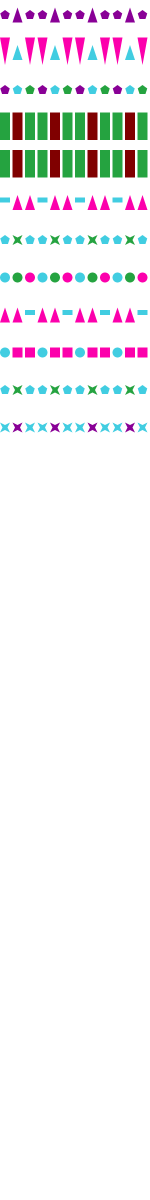
#> input picture new_image.png, 300 x 2400 px (shown at 1/2 size)
$ python detect_pattern.py --image new_image.png   (older library calls are emulated)
#> lines starting #> are read from the running program, lines starting #| are printed output that depends on the picture; after the words box and inside, x2 and y2 are one past the last pixel; in counts of white or black regions, pixels touching at a corner belong together; long printed decimals are rounded
### colorlabeler.py
from scipy.spatial import distance as dist
from collections import OrderedDict
import numpy as np
import cv2

class ColorLabeler:
	def __init__(self):

		colors = OrderedDict({
			"Maroon": (134, 0, 0),
			"Pink": (203,70,126),
			"Green": (45,161,60),
			"Purple": (140, 6, 150),
			"blue": (41, 103, 202),
			"Blue": (45, 51, 233)})
			# "Blue": (26,63,125),
			# "Pink": (141,40,61),

		self.lab = np.zeros((len(colors), 1, 3), dtype="uint8")
		self.colorNames = []

		for (i, (name, rgb)) in enumerate(colors.items()):
			self.lab[i] = rgb
			self.colorNames.append(name)

		self.lab = cv2.cvtColor(self.lab, cv2.COLOR_RGB2LAB)

	def label(self, image, c):

		mask = np.zeros(image.shape[:2], dtype="uint8")
		cv2.drawContours(mask, [c], -1, 255, -1)
		mask = cv2.erode(mask, None, iterations=2)
		mean = cv2.mean(image, mask=mask)[:3]

		minDist = (np.inf, None)

		for (i, row) in enumerate(self.lab):
			d = dist.euclidean(row[0], mean)
			if d < minDist[0]:
				minDist = (d, i)

		return self.colorNames[minDist[1]]

### shapelabeler.py
import cv2

class ShapeDetector:
	def __init__(self):
		pass

	def detect(self, c, ratio):
		shape = ""
		peri = cv2.arcLength(c, True)
		approx = cv2.approxPolyDP(c, 0.04 * peri, True)
		perimeter = cv2.arcLength(c,True)


		if len(approx) == 3:
			shape = "triangle"
		elif len(approx) == 4:
			shape = "rectangle"
		elif len(approx) == 5:
			shape = "pentagon"
		elif len(approx) == 8 and perimeter > 71*ratio:
			shape = "star"
		else:

			shape = "circle"
		return shape, len(approx)

### detect_pattern.py
from shapelabeler import ShapeDetector
from colorlabeler import ColorLabeler
import argparse
import imutils
import cv2
import csv

#Parse in an image
ap = argparse.ArgumentParser()
ap.add_argument("-i", "--image", required=True,
	help="path to the input image")
args = vars(ap.parse_args())

#Read and resize the image
image = cv2.imread(args["image"])
#> image is the input picture: shape (2400, 300, 3); mean B, G, R 243.4, 241.8, 243
resized = imutils.resize(image, width=300)
ratio = image.shape[0] / float(resized.shape[0])
#> ratio = 1
height, width = image.shape[:2]
#> height = 2400; width = 300

print(ratio)
#| 1.0

#Convert white background to black
gray = cv2.cvtColor(image, cv2.COLOR_BGR2GRAY)
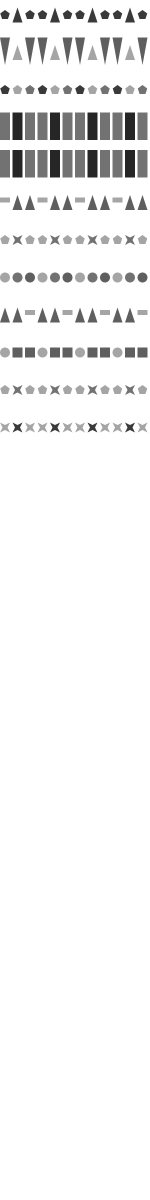
#> gray: shape (2400, 300) (shown at 1/2 size); min 38, max 255, mean 242.3
(thresh, baw) = cv2.threshold(gray, 128, 255, cv2.THRESH_BINARY | cv2.THRESH_OTSU)
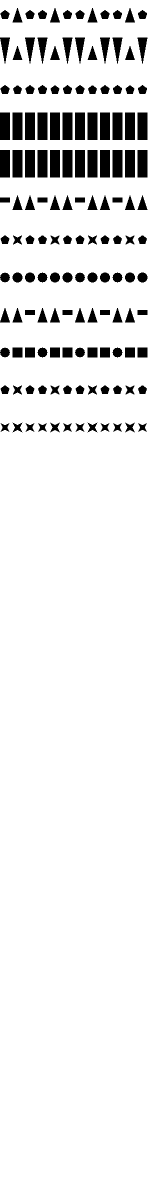
#> baw: shape (2400, 300) (shown at 1/2 size); 91.7% white; 144 black regions, largest, box (x1, y1, x2, y2) and area: (0, 225, 20, 280) 1100, (25, 225, 45, 280) 1100, (50, 225, 70, 280) 1100
#> thresh = 179
wab = cv2.bitwise_not(baw)
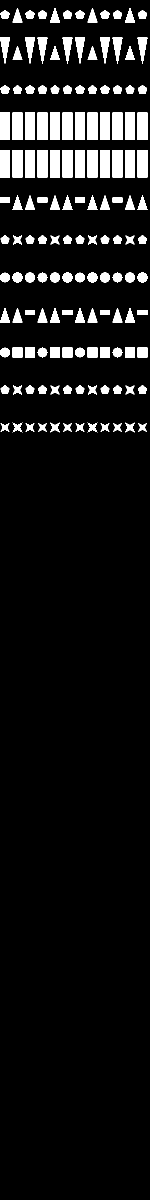
#> wab: shape (2400, 300) (shown at 1/2 size); 8.3% white; 144 white regions, largest, box (x1, y1, x2, y2) and area: (0, 225, 20, 280) 1100, (25, 225, 45, 280) 1100, (50, 225, 70, 280) 1100
wabrgb = cv2.cvtColor(wab,cv2.COLOR_GRAY2RGB)
#> wabrgb: shape (2400, 300, 3); 8.3% white; 144 white regions
noBackground = cv2.bitwise_and(image, wabrgb)
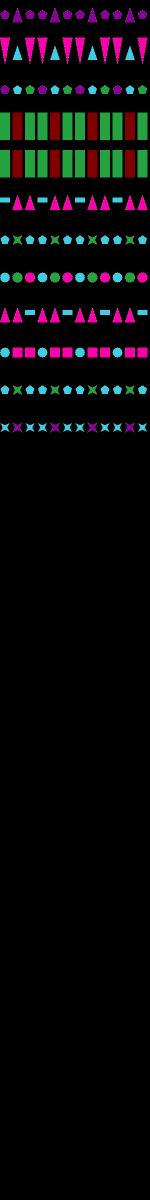
#> noBackground: shape (2400, 300, 3) (shown at 1/2 size); mean B, G, R 9.7, 8.1, 9.5

#Blur and threshold the image for curve detection
blurred = cv2.GaussianBlur(noBackground, (5, 5), 0)
lab = cv2.cvtColor(blurred, cv2.COLOR_BGR2LAB)
#> lab: shape (2400, 300, 3); mean of channels 0, 1, 2 11.4, 128.7, 128.6
gray = cv2.cvtColor(noBackground, cv2.COLOR_BGR2GRAY)
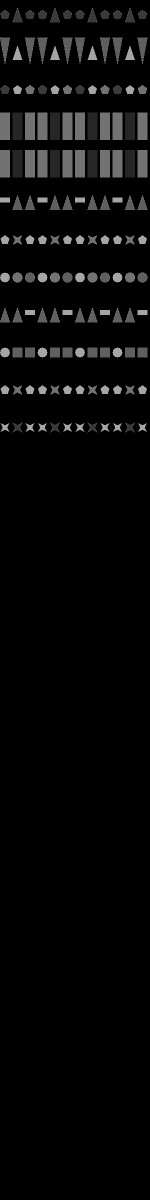
#> gray: shape (2400, 300) (shown at 1/2 size); min 0, max 179, mean 8.7
thresh = cv2.threshold(gray, 30, 255, cv2.THRESH_BINARY)[1]

#Detect contours
cnts = cv2.findContours(thresh.copy(), cv2.RETR_EXTERNAL, cv2.CHAIN_APPROX_SIMPLE)
#> cnts = 144 contours; largest, box (x1, y1, x2, y2) and area: (275, 300, 295, 355) 1026, (250, 300, 270, 355) 1026, (225, 300, 245, 355) 1026, (200, 300, 220, 355) 1026, (175, 300, 195, 355) 1026
cnts = cnts[0] if imutils.is_cv2() else cnts[1]

#Initialize classes
sd = ShapeDetector()
cl = ColorLabeler()
output = []

# [15 lines of commented-out code are left out]
centers = []
for c in cnts:
	shape, perimeter = sd.detect(c, ratio)
	color = cl.label(lab, c)
	x,y,w,h = cv2.boundingRect(c)
	cX = x+w/2
	cY = y+h/2
	centers.append([cX,cY, perimeter, shape, color])
#> this loop made 144 passes
#> (shape, peri in detect, perimeter, mean in label, color, x, y, w) on passes 1 to 12: ('star', 81.25, 8, (194, 98, 107), 'Green', 276, 846, 18), ('star', 81.25, 8, (194, 98, 107), 'Green', 226, 846, 18), ('star', 81.25, 8, (194, 98, 107), 'Green', 201, 846, 18), ('star', 81.25, 8, (194, 98, 107), 'Green', 151, 846, 18), ('star', 81.25, 8, (194, 98, 107), 'Green', 126, 846, 18), ('star', 81.25, 8, (194, 98, 107), 'Green', 76, 846, 18), ('star', 81.25, 8, (194, 98, 107), 'Green', 51, 846, 18), ('star', 81.25, 8, (194, 98, 107), 'Green', 1, 846, 18), ('star', 92.57, 8, (84, 192, 83), 'Purple', 250, 845, 20), ('star', 92.57, 8, (84, 192, 83), 'Purple', 175, 845, 20), ('star', 92.57, 8, (84, 192, 83), 'Purple', 100, 845, 20), ('star', 92.57, 8, (84, 192, 83), 'Purple', 25, 845, 20)
#> (shape, peri in detect, approx in detect, perimeter, mean in label, color, x, y) on passes 25, 26, 28, 29, 31, 32: ('rectangle', 76, [[275, 695], [275, 714], [294, 714], [294, 695]], 4, (142, 216, 107), 'Pink', 275, 695), ('rectangle', 76, [[250, 695], [250, 714], [269, 714], [269, 695]], 4, (142, 216, 107), 'Pink', 250, 695), ('rectangle', 76, [[200, 695], [200, 714], [219, 714], [219, 695]], 4, (142, 216, 107), 'Pink', 200, 695), ('rectangle', 76, [[175, 695], [175, 714], [194, 714], [194, 695]], 4, (142, 216, 107), 'Pink', 175, 695), ('rectangle', 76, [[125, 695], [125, 714], [144, 714], [144, 695]], 4, (142, 216, 107), 'Pink', 125, 695), ('rectangle', 76, [[100, 695], [100, 714], [119, 714], [119, 695]], 4, (142, 216, 107), 'Pink', 100, 695)
#> pass 1, in label, `mask = cv2.erode(mask, None, iterations=2)`:
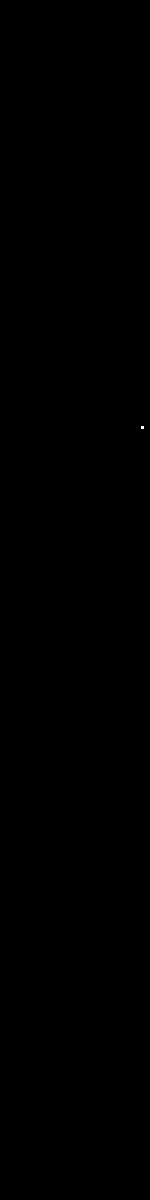
#> mask: shape (2400, 300) (shown at 1/2 size); 0.01% white; 1 white region, box (x1, y1, x2, y2) and area: (282, 852, 288, 858) 36

centersSorted = sorted(centers , key=lambda k: [k[0], k[1]])

curr = 0
col = []
for c in centersSorted:

	if curr > cY: #new column
		output.append(col) #add old column
		col = []
	curr = cY

	cX, cY, length, shape, color = c
	# [5 lines of commented-out code are left out]
	col.append(shape+' '+color)
#> this loop made 144 passes
#> c on passes 1 to 12: [10, 29, 5, 'pentagon', 'Purple'], [10, 101, 3, 'triangle', 'Pink'], [10, 179, 5, 'pentagon', 'Purple'], [10, 252.5, 4, 'rectangle', 'Green'], [10, 327.5, 4, 'rectangle', 'Green'], [10, 400, 4, 'rectangle', 'Green'], [10, 479.5, 5, 'pentagon', 'Green'], [10, 555, 8, 'circle', 'Green'], [10, 630.5, 3, 'triangle', 'Pink'], [10, 705, 8, 'circle', 'Green'], [10, 779.5, 5, 'pentagon', 'Green'], [10, 855, 8, 'star', 'Green']

output.append(col)

#print(output)

#Debugging

# cv2.waitKey(0)

#Write to csv file
with open('coords.csv', 'wb') as myfile:
    wr = csv.writer(myfile, quoting=csv.QUOTE_ALL)
#> (the run stopped early here; a loop or call above may not have finished)
